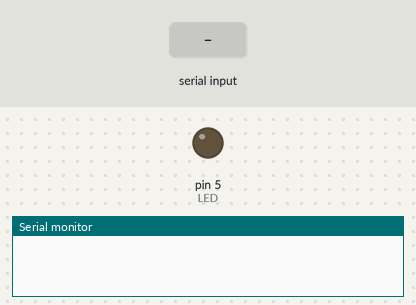
The sketch below on a simulated Arduino Uno, built with avr-gcc and run on an emulated ATmega328P. Shown: output pins drawn as LEDs (lit = HIGH), the last lines printed to the serial monitor. The inputs (shaded band) are chosen by the test bench.

Above: at 1.2 s.
1.3 s: "O" received over Serial
At 1.6 s:
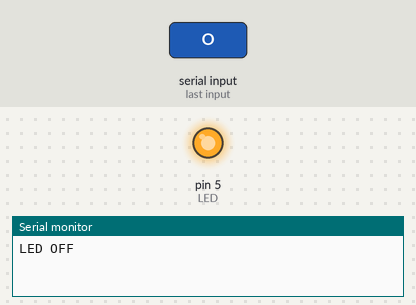
2.8 s: "I" received over Serial
At 4.0 s:
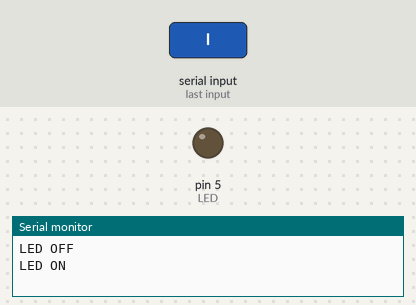
Timing chart, 0 to 5.8 s (numbered marks = the images above; inputs shaded):
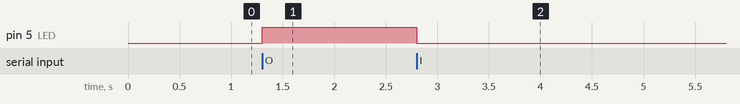

The sketch:

Harjoitus_3.ino
```cpp
#define LED 5
#define ON LOW
#define OFF HIGH


void setup() {
  pinMode(LED, OUTPUT);
  Serial.begin(9600);
  }

int viive = 1000;

void loop(){
  int val = Serial.read();

  if (val != -1){
  if (val == 'I'){digitalWrite(LED, ON); Serial.println("LED ON");}
  else if (val =='O'){digitalWrite(LED, OFF); Serial.println("LED OFF");}
                }
            }
```

Measured:
- after the input at 1.3 s, pin 5 (LED): LOW → HIGH at once
- after the input at 2.8 s, pin 5 (LED): HIGH → LOW at once
